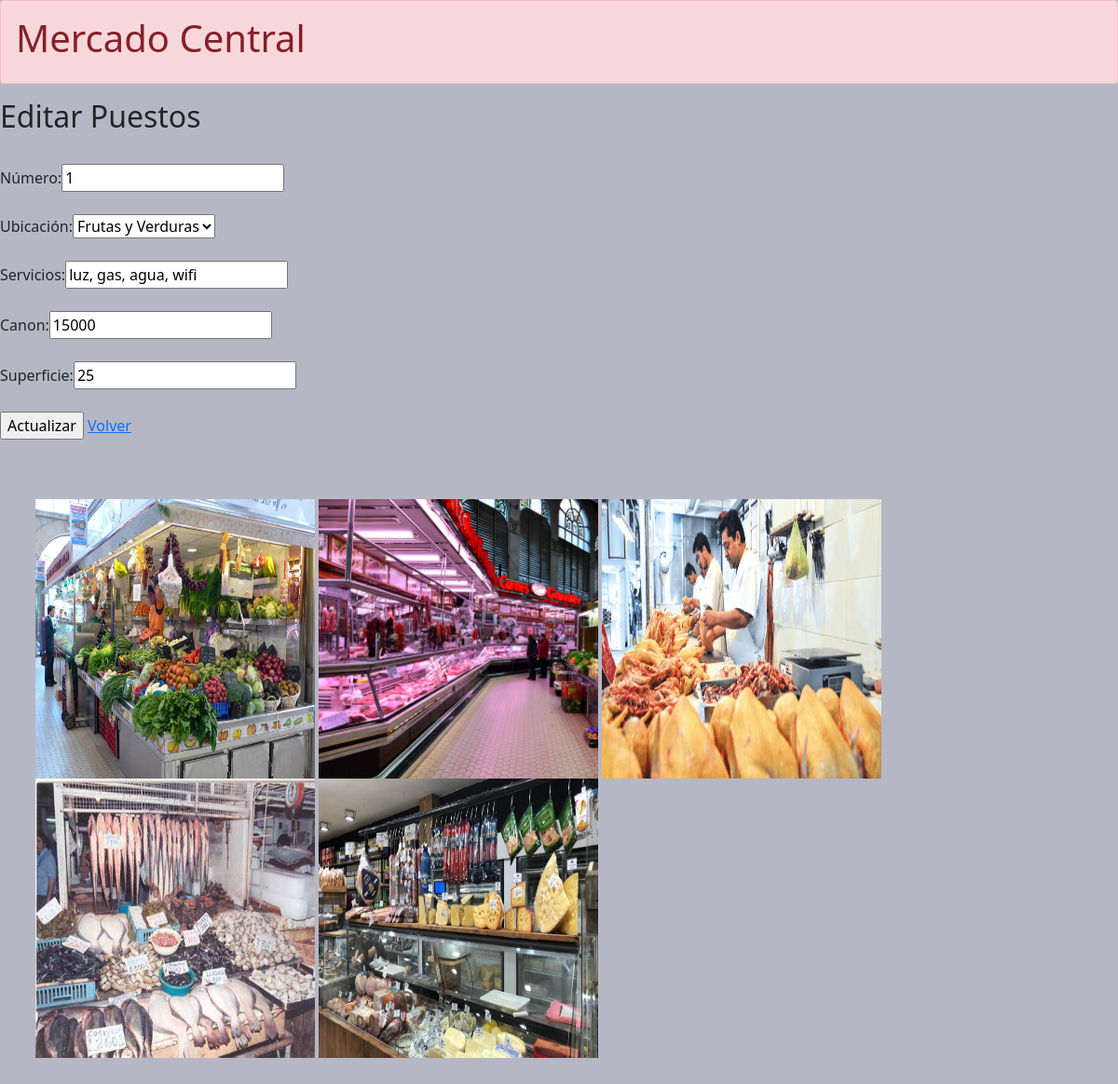
The app's page /puestos/editar_puesto.php?id=1 with its own data.
### tables this page shows
CREATE TABLE `puestos` (
  `id_puesto` int(255) NOT NULL,
  `id_sector` int(11) DEFAULT NULL,
  `numero` varchar(100) NOT NULL,
  `numeroSector` int(11) DEFAULT NULL,
  `ubicacion` varchar(50) NOT NULL,
  `servicios` varchar(100) NOT NULL,
  `canon` varchar(50) NOT NULL,
  `superficie` varchar(50) NOT NULL,
  PRIMARY KEY (`id_puesto`),
  KEY `fk_puestosSector_idx` (`numeroSector`),
  KEY `fk_puestosSectores_idx` (`id_sector`),
  CONSTRAINT `fk_puestosSectores` FOREIGN KEY (`id_sector`) REFERENCES `sectores` (`id_sector`) ON DELETE NO ACTION ON UPDATE NO ACTION
);

### puestos/editar_puesto.php (the view, shortened to what this page needs)
<?php
require("../conexion/conexion.php");
$id_puesto = $_GET['id'];
$sql = "select * from puestos where id_puesto = '".$id_puesto."'";
$resultado = mysqli_query($conn,$sql);
while($fila = mysqli_fetch_assoc($resultado)){
?>
<!DOCTYPE html>
<html>
<head>
	<link href="https://cdn.jsdelivr.net/npm/bootstrap@5.1.3/dist/css/bootstrap.min.css" rel="stylesheet">
	<link rel = "stylesheet" href = "estilos.css">
</head>
<body class = "bodyIndex">
<div>
<div class="alert alert-danger" role="alert">
    	<h1>Mercado Central</h1>
  		</div>
		  <div>
			  <h2>Editar Puestos</h2>
			  <br>
		  </div>
	<form>
		Número:<input type="text" name="numero" value="<?php echo $fila['numero'] ?>"><br>
		<br>
        Ubicación:<select name="ubicacion">
            <option value="<?php echo $fila['ubicacion'] ?>"><?php echo $fila['ubicacion'] ?></option>
        </select> <br><br>
		Servicios:<input type="text" name="servicios" value="<?php echo $fila['servicios'] ?>"><br>
		<br>
		Canon:<input type="text" name="canon" value="<?php echo $fila['canon'] ?>"><br>
		<br>
		Superficie:<input type="text" name="superficie" value="<?php echo $fila['superficie'] ?>"><br>
		<br>
		<input type="submit" name="actualizar" value="Actualizar">
		<a href="index.php">Volver</a>
	</form>
	<?php
		}
	?>
</div>
<br>
<div class="contenedor">
        	<div class="card-body1">
				<div class="contenedor-fotoPortada">
          		<img src="../imagenes/frutasVerduras.jpg" height="300" width="300"/>
          		<img src="../imagenes/carniceria.jpg" height="300" width="300"/>
          		<img src="../imagenes/polleria.jpg" height="300" width="300"/>
          		<img src="../imagenes/pescaderia.jpg" height="300" width="300"/>
          		<img src="../imagenes/fiambreria.jpg" height="300" width="300"/>
				</div>
        	</div>
		</div>
</body>
</html>

### estilos.css (style rules this page uses)
.bodyIndex { background-color: #b6b7c4; }
.contenedor { width: 90%; max-width: 1200px; margin-left: 10mm; padding: 40px 0; display:flex; gap:100px; }

### records on screen
puestos: numero "1", ubicacion "Frutas y Verduras", servicios "luz, gas, agua, wifi", canon "15000", superficie "25"
